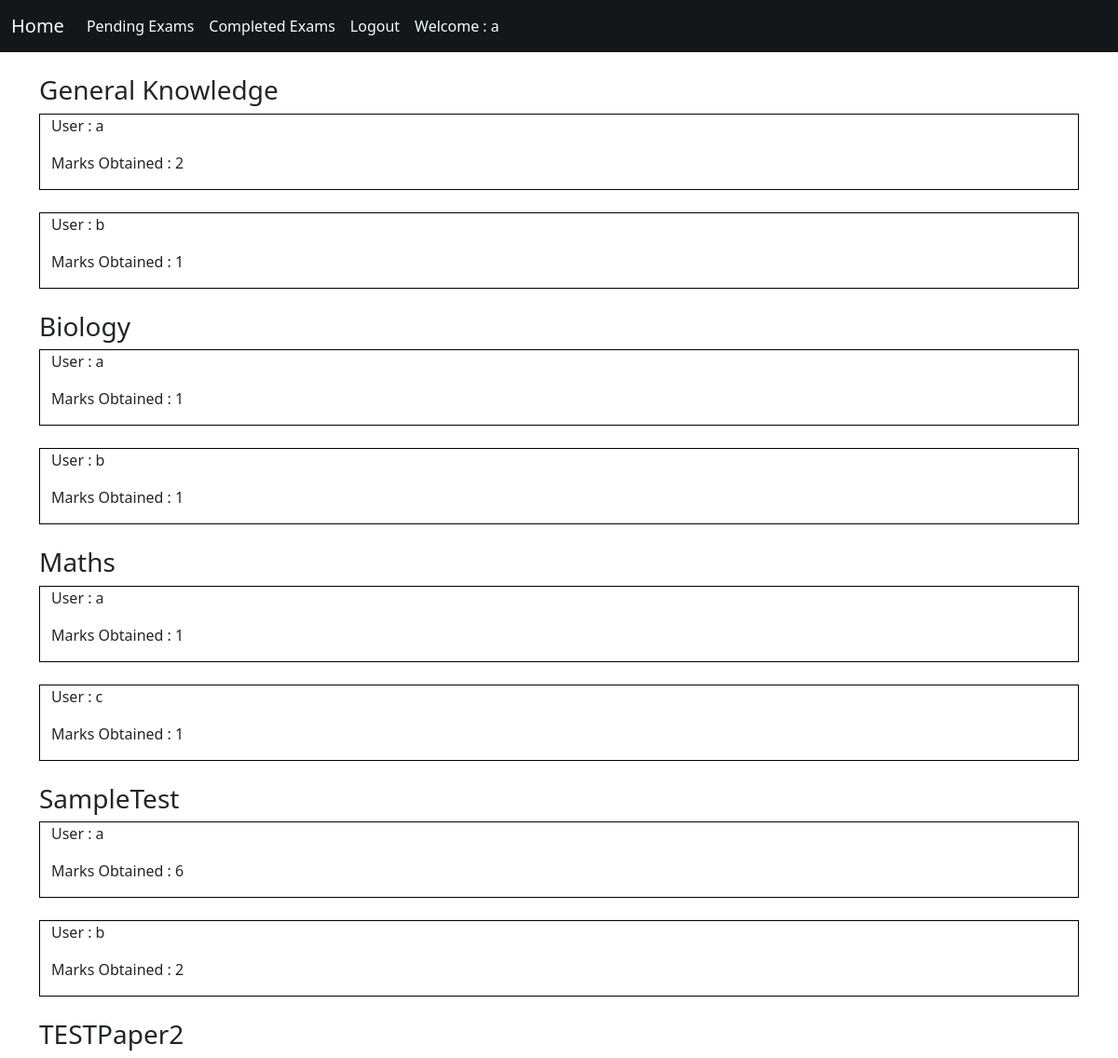
The app's page /completedexams (signed in) with its own data.
### assesment/models.py (models this page shows)
class questionPaper(models.Model):
    users = models.ManyToManyField(User, related_name='user', blank=True)
    title = models.CharField(max_length=100, null=True, blank=True)
    questionList = models.ManyToManyField(question, blank=True, related_name='questionsList')
    submittedby = models.ManyToManyField(User, related_name='submitted', blank=True)
    examOverStatus = models.BooleanField(default=False)
    def __str__(self):
        return self.title or "No Title"

### user/models.py (models this page shows, shortened)
class questionPaperAttended(models.Model):
    user = models.ForeignKey(User, null=True, blank=True, on_delete=models.CASCADE)
    quest = models.ForeignKey(questionPaper, null=True, blank=True, on_delete=models.PROTECT)
    marksobtained = models.IntegerField()

### assesment/views.py (the view)
# urls.py: path('completedexams', allcompletedexams, name='completedexams'),
def allcompletedexams(request):
    qs = questionPaper.objects.filter(examOverStatus=True)
    lst = {}
    for q in qs:
        print(q.title)
        ex = questionPaperAttended.objects.filter(quest=q)
        lst[q] = ex
    print(lst)
    template_name = "completed.html"
    context = {'lst':lst}
    return render(request, template_name, context)

### templates/completed.html
{% extends "base.html" %}
{% block content %}
    {% for x, y in lst.items %}
        <h3>{{x.title}}</h3>
        {% for z in y %}
        <div class="container" style="border: 1px solid black;">
            <p>User : {{z.user}}</p>
            <p>Marks Obtained : {{z.marksobtained}}</p>
        </div>
        <br>
        {% endfor %}
    {% endfor %}
{% endblock %}

### templates/base.html (shortened to what this page needs)
<html>
    <head>
        <link href="https://cdn.jsdelivr.net/npm/bootstrap@5.0.0-beta2/dist/css/bootstrap.min.css" rel="stylesheet">
    </head>
    <body>
        <nav class="navbar sticky-top navbar-expand-lg navbar-light" style="background-color:rgb(20,23,26);">
            <div class="container-fluid">
              <a class="navbar-brand" href="/" style="color:azure;">Home</a>
              <div class="collapse navbar-collapse" id="navbarSupportedContent">
                <ul class="navbar-nav me-auto mb-2 mb-lg-0">
                  {% if not user.is_authenticated %}
                  <li class="nav-item">
                    <a class="nav-link" href="login" style="color: azure;">Login</a>
                  </li>
                  <li class="nav-item">
                    <a class="nav-link" href="register" style="color: azure;">SignUp</a>
                  </li>
                  {% else %}
                    {% if request.user.is_superuser %}
                    <li class="nav-item">
                        <a class="nav-link" style="color: azure;" href="{% url 'createexam' %}">Create Exam</a>
                    </li>
                    <li class="nav-item">
                      <a class="nav-link" style="color: azure;" href="{% url 'ongoingexams' %}">Ongoing Exams</a>
                    </li>
                    <li class="nav-item">
                        <a class="nav-link" style="color: azure;" href="{% url 'completedexams' %}">Completed Exams</a>
                    </li>
                    {% else %}
                    <li class="nav-item">
                        <a class="nav-link" style="color: azure;" href="{% url 'pendingexams' %}">Pending Exams</a>
                    </li>
                    <li class="nav-item">
                      <a class="nav-link" style="color: azure;" href="{% url 'previousexams' %}">Completed Exams</a>
                  </li>
                    {% endif %}
                    <li class="nav-item">
                        <a class="nav-link" style="color: azure;" href="{% url 'logout' %}">Logout</a>
                    </li>
                    <li class="nav-item">
                        <a class="nav-link" style="color: azure;" href="#">Welcome : {{request.user}}</a>
                    </li>
                  {% endif %}
                </ul>
              </div>
            </div>
          </nav>
        <div class="container">
          <br>
        {% block content %}
        {% endblock %}
        </div>
      </body>
</html>

### records on screen
questionPaper: title "General Knowledge"
questionPaperAttended: user "a", marksobtained "2"
questionPaperAttended: user "b", marksobtained "1"
questionPaper: title "Biology"
questionPaperAttended: user "a", marksobtained "1"
questionPaperAttended: user "b", marksobtained "1"
questionPaper: title "Maths"
questionPaperAttended: user "a", marksobtained "1"
questionPaperAttended: user "c", marksobtained "1"
questionPaper: title "SampleTest"
questionPaperAttended: user "a", marksobtained "6"
questionPaperAttended: user "b", marksobtained "2"
questionPaper: title "TESTPaper2"

### other values on screen
{{ request.user }} "a"
